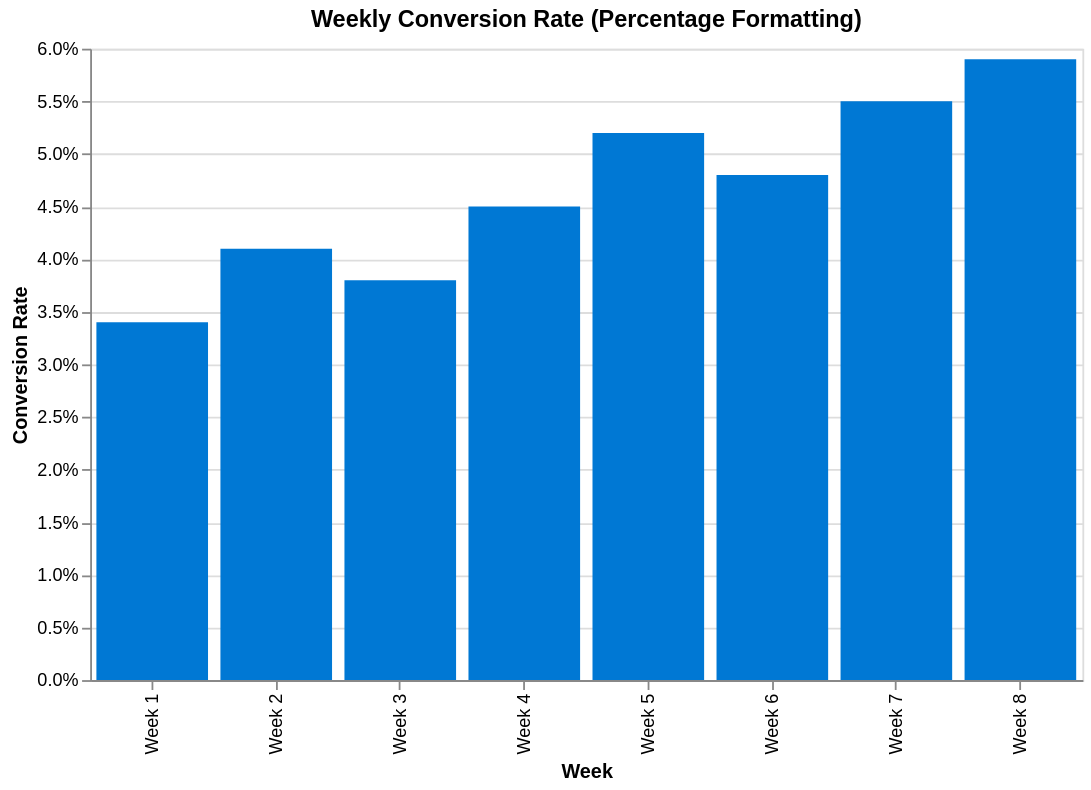

Write a Vega-Lite specification for this figure.
### Vega-Lite specification from a JSON file in a GitHub repository (floating-point values rounded to 4 significant figures)
{"$schema": "https://vega.github.io/schema/vega-lite/v5.json", "description": "Conversion rates with percentage formatting", "width": 550, "height": 350, "data": {"values": [{"week": "Week 1", "conversion_rate": 0.034}, {"week": "Week 2", "conversion_rate": 0.041}, {"week": "Week 3", "conversion_rate": 0.038}, {"week": "Week 4", "conversion_rate": 0.045}, {"week": "Week 5", "conversion_rate": 0.052}, {"week": "Week 6", "conversion_rate": 0.048}, {"week": "Week 7", "conversion_rate": 0.055}, {"week": "Week 8", "conversion_rate": 0.059}]}, "mark": {"type": "bar", "color": "#0078D4"}, "encoding": {"x": {"field": "week", "type": "ordinal", "axis": {"title": "Week"}}, "y": {"field": "conversion_rate", "type": "quantitative", "axis": {"title": "Conversion Rate", "format": ".1%"}}}, "title": "Weekly Conversion Rate (Percentage Formatting)"}
